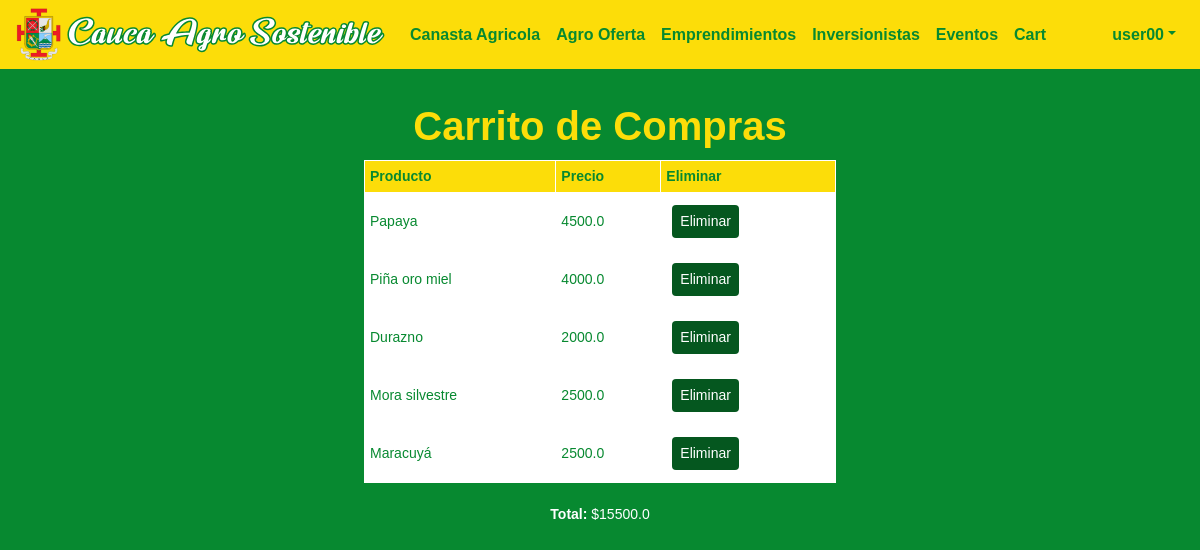
Page /cart (signed in) on the earlier database version.
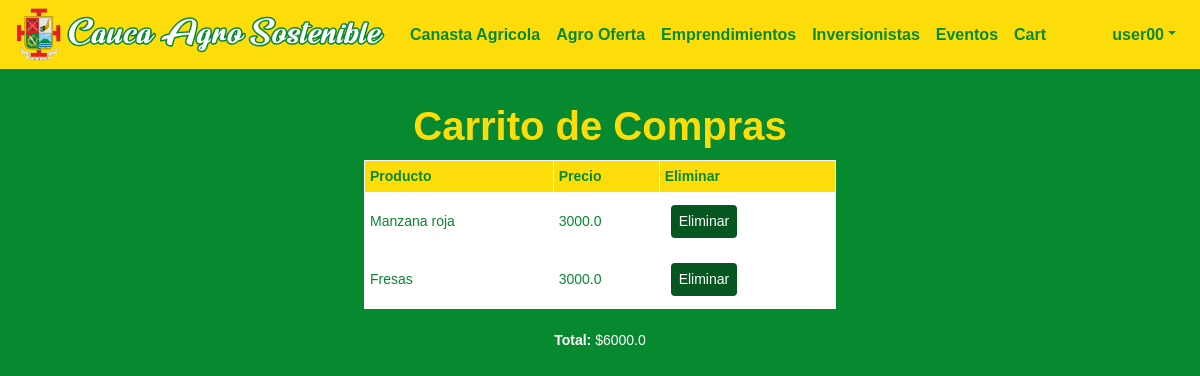
Same page on the later database version.
### caucaSostenible/models.py (models this page shows)
class User(AbstractUser):
   pass

class BillDetail(models.Model):
   bill = models.ForeignKey(Bill, on_delete=models.CASCADE)
   product = models.ForeignKey(Product, on_delete=models.CASCADE)
   class Meta: # Composite pk
        unique_together = (('bill', 'product'),)

class Product(models.Model):
   name = models.CharField(max_length=60)
   price = models.FloatField()
   discount = models.FloatField()
   description = models.CharField(max_length=300)
   imgURL = models.CharField(max_length=300)

class Bill(models.Model):
   user = models.ForeignKey(User, on_delete=models.CASCADE)
   total = models.FloatField()

### caucaSostenible/views.py (the view)
# urls.py: path("cart", views.cart_view, name="cart"),
def cart_view(request):
    bill = Bill.objects.get(user=request.user)
    if bill:
        billDetails = BillDetail.objects.all().filter(bill=bill)
    return render(request, "general/cart.html", {"bill": bill, "billDetails": billDetails})

### caucaSostenible/templates/general/cart.html (shortened to what this page needs)
{% extends "general/layout.html" %}
{% load static %}
{% load mathfilters %}
{% block body %}
<div id="main-container">
    <h1>
        <center>Carrito de Compras</center>
    </h1>
    <center>
        {% if billDetails %}
            <table>
                <thead>
                    <th><b>Producto</b></th>
                    <th><b>Precio</b></th>
                    <th><b>Eliminar</b></th>
                </thead>
                <tbody>
                    {% for billDetail in billDetails %}
                    <tr>
                        <td>{{billDetail.product.name}}</td>
                        <td>{{billDetail.product.price|sub:billDetail.product.discount}}</td>
                        <td>
                            <button class="common-button" onclick="removeProduct('{{billDetail.product.id}}')">Eliminar</button>
                        </td>
                    </tr>
                    {% endfor %}
                </tbody>
            </table>
            <br>
            <p class="common-text"><b>Total:</b> ${{bill.total}}</p>
        {% else %}
            <p class="common-text">No hay productos aun.</p>
        {% endif %}
    </center>
{% endblock %}

### caucaSostenible/templates/general/layout.html (shortened to what this page needs)
{% load static %}
<!DOCTYPE html>
<html lang="en">
    <head>
        <link rel="stylesheet" href="https://stackpath.bootstrapcdn.com/bootstrap/4.1.3/css/bootstrap.min.css">
        <link href="{% static 'caucaSostenible/css/generalStyles.css' %}" rel="stylesheet">
        <link href="{% static 'caucaSostenible/css/styles.css' %}" rel="stylesheet">
    </head>
    <body>
        <nav class="navbar navbar-expand-lg background-color1">
            <a class="navbar-brand" href="{% url 'index' %}">
                <img src="{% static 'caucaSostenible/images/Cauca_sostenible_icon.svg' %}" width="370" height="53" alt="">
            </a>
            <div class="collapse navbar-collapse" id="navbarNav">
                <ul class="navbar-nav">
                    <li class="nav-item">
                        <a class="nav-link menu-option" href="{% url 'canasta-agricola' %}">Canasta Agricola</a>
                    </li>
                    <li class="nav-item">
                        <a class="nav-link menu-option" href="{% url 'agro-oferta' %}">Agro Oferta</a>
                    </li>
                    <li class="nav-item">
                        <a class="nav-link menu-option" href="{% url 'emprendimientos' %}">Emprendimientos</a>
                    </li>
                    <li class="nav-item">
                        <a class="nav-link menu-option" href="{% url 'inversionistas' %}">Inversionistas</a>
                    </li>
                    <li class="nav-item">
                        <a class="nav-link menu-option" href="{% url 'eventos' %}">Eventos</a>
                    </li>
                    {% if user.is_authenticated %}
                        <li class="nav-item">
                            <a class="nav-link menu-option" href="{% url 'cart' %}">Cart</a>
                        </li>
                    {% endif %}
                </ul>
                <ul class="navbar-nav ml-auto">
                    {% if user.is_authenticated %}
                        <li class="nav-item dropdown">
                            <a class="nav-link dropdown-toggle menu-option" href="#" id="navbarDropdown" role="button" data-toggle="dropdown" aria-haspopup="true" aria-expanded="false">{{ user }}</a>
                        </li>
                    {% else %}
                        <li class="nav-item">
                            <a class="nav-link menu-option" href="login">Log in</a>
                        </li>
                    {% endif %}
                </ul>
            </div>
        </nav>
        <br>
        {% block body %}
        {% endblock %}
    </body>
</html>

### caucaSostenible/static/caucaSostenible/css/generalStyles.css (style rules this page uses)
body { font-size: 14px; font-family: Arial, sans-serif; }

### caucaSostenible/static/caucaSostenible/css/styles.css (style rules this page uses)
a { color: #04521d; font-weight: bold; }
body { padding: 0px 0px; background: rgb(6,87,32); background: linear-gradient(180deg, rgba(6,87,32,1) 0%, rgba(7,137,48,1) 7%, rgba(7,137,48,1) 93%, rgba(6,87,32,1) 100%); }
h1 { color: #fcdd09; font-weight: bold; margin: 0 0 10px 0; }
.common-text { color: white; font-size: 14px; }
.common-button { color: white; background: #05571f; border: none; border-radius: 4px; padding: 6px 8px; margin: 7px 6px; }
#main-container { padding: 12px 10px; }
.background-color1 { background-color: #fcdd09; }
p { margin: 0 0; }
.menu-option { color: #078930; font-size: 16px; font-weight: bold; }
.navbar-brand { padding: 0 0; }
ul { padding-left: 14px; margin: 0 0; }
html { min-height: 100%; }
table { font-family: Verdana, sans-serif; border-collapse: collapse; width: 40%; }
td, th { color: #078930; border: 1px solid white; text-align: left; padding: 5px; }
thead { background-color: #fcdd09; }
tbody { background-color: white; color: black; font-family: Verdana, sans-serif; }

Differences in the rows shown:
removed BillDetail: product.name "Papaya", product.price|sub "4500.0"
removed BillDetail: product.name "Piña oro miel", product.price|sub "4000.0"
removed BillDetail: product.name "Durazno", product.price|sub "2000.0"
removed BillDetail: product.name "Mora silvestre", product.price|sub "2500.0"
removed BillDetail: product.name "Maracuyá", product.price|sub "2500.0"
added BillDetail: product.name "Manzana roja", product.price|sub "3000.0"
added BillDetail: product.name "Fresas", product.price|sub "3000.0"
changed Bill: total "15500.0" → "6000.0"
